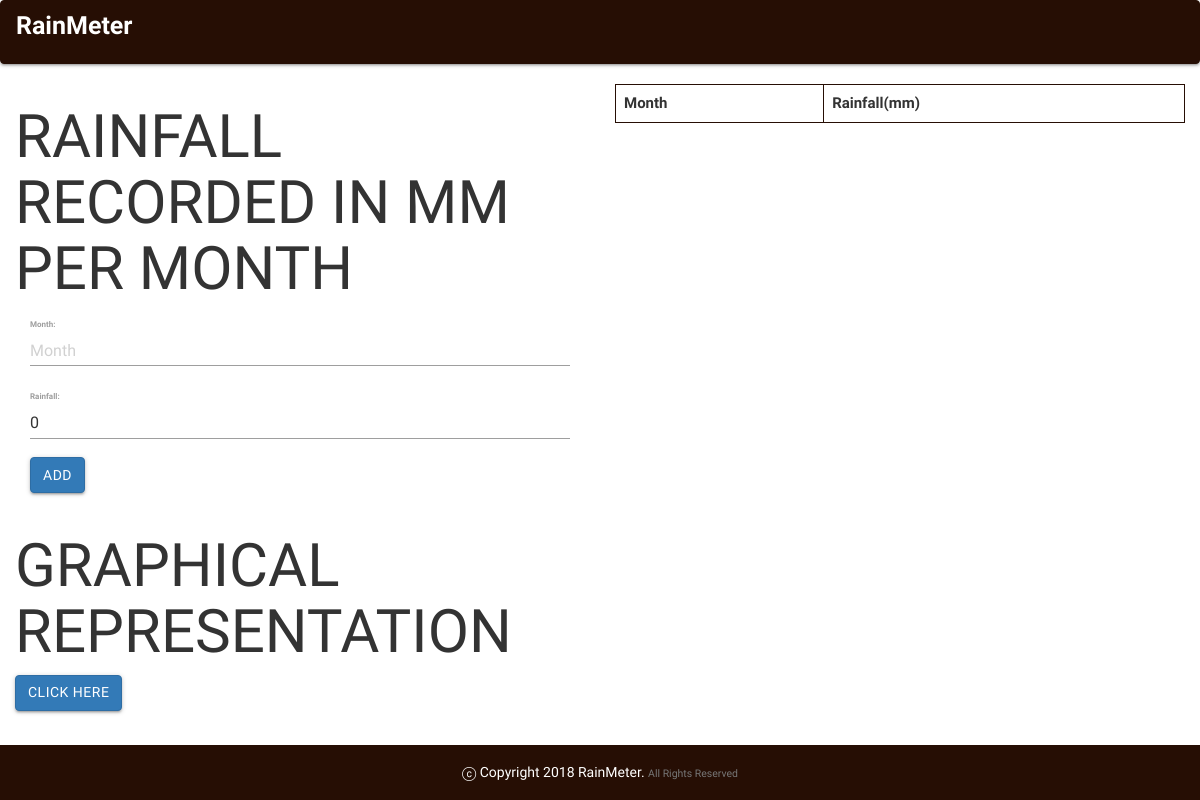
The app's page /, older data.
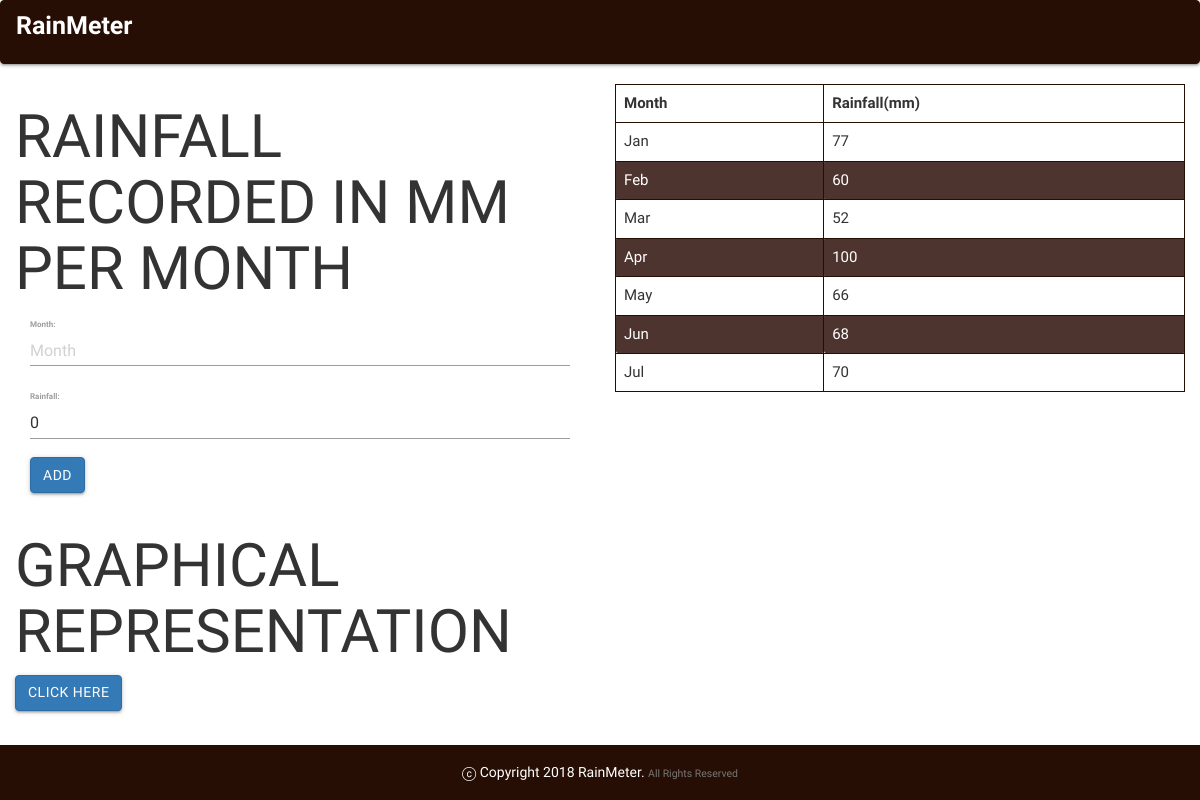
The same page, newer data.
### raindata/models.py (models this page shows, shortened)
class Raindata(models.Model):
    date = models.DateTimeField(auto_now_add=True)
    month = models.CharField(max_length=20, unique=True)
    rainfall = models.IntegerField(default=0) #rainfall in MM

### raindata/views.py (the view)
# urls.py: path('',views.index,name='index'),
def index(request):
    data = Raindata.objects.all()
    if request.method == 'POST':
        form = RainForm(request.POST)
        if form.is_valid():
            raindata = form.save(commit=False)
            raindata.save()
            return redirect(index)
    else:
        form = RainForm()
    return render(request,'index.html',{'data':data,'form':form})

### raindata/forms.py
class RainForm(forms.ModelForm):
    class Meta:
        model = Raindata
        fields = ('__all__')
        widgets = {
            'month':forms.TextInput(attrs={'placeholder': 'Month'})
        }

### raindata/templates/index.html (shortened to what this page needs)
{%extends 'base.html'%}
{%load static%}
{% load chartit %}
{%block content%}
<div class="container-fluid">
  <div class="row">
    <div class="col-md-6">
      <h3 class="header">RAINFALL RECORDED IN MM PER MONTH</h3>
      <div class="container-fluid">
        <form   method="post" enctype="multipart/form-data">
          {{form.as_p}}
          <input type="submit"class="btn btn-primary" name="" value="Add">
        </form>
      </div>
    </div>
    <div class="col-md-6">
      <table id="dts">
        <thead>
        <tr>
          <th>Month</th>
          <th>Rainfall(mm)</th>
        </tr>
      </thead>
      <tbody>
        {%for rain in data%}
        <tr>
          <td>{{rain.month}}</td>
          <td>{{rain.rainfall}}</td>
        </tr>
        {%endfor%}
      </tbody>
      </table>
    </div>
  </div>
</div>
<div class="container-fluid">
  <div class="row">
    <div class="col-sm-6">
      <h3 class="header">GRAPHICAL REPRESENTATION</h3>
      <a class="btn btn-primary" href="{%url 'rainfall_graph' %}">Click Here</a>
    </div>
  </div>
</div>
{%endblock%}

### raindata/templates/base.html (shortened to what this page needs)
{%load bootstrap3%}
{% load static %}
{% load chartit %}
<!DOCTYPE html>
<html lang="en">
<head>
  {%block styles%}
    {%bootstrap_css%}
    <link rel="stylesheet" href="{% static 'css/index.css' %}">
    <link rel="stylesheet" href="https://cdnjs.cloudflare.com/ajax/libs/materialize/1.0.0-beta/css/materialize.min.css">
    <link rel="stylesheet" type="text/css" href="https://cdn.datatables.net/1.10.16/css/jquery.dataTables.css">
  {%endblock%}
</head>
<body>
  {%include 'navbar.html'%}
  {%block content%}{%endblock%}
</body>
</html>

### raindata/templates/navbar.html (shortened to what this page needs)
<!DOCTYPE html>
{% load bootstrap3 %}
{% load static %}
<html lang="en">
<head>
</head>
<body>
<nav id="navbar" class="navbar navbar-default">
  <div class="container-fluid">
    <div class="navbar-header">
      <a class="navbar-brand" href="/"><b>RainMeter</b></a>
    </div>
    <div id="navbar" class="navbar-collapse collapse">
    </div>
  </div>
  <div class="footer">
    <h5>&#9426; Copyright 2018 RainMeter. <small>All Rights Reserved</small></h5>
  </div>
  {%block styles%}
    {%bootstrap_css%}
      <link rel="stylesheet" href="{% static 'css/index.css' %}">
      <link href="https://maxcdn.bootstrapcdn.com/font-awesome/4.7.0/css/font-awesome.min.css" rel="stylesheet">
  {%endblock%}
</nav>
</body>
</html>

### static/css/index.css (style rules this page uses)
.navbar-default { background-color: #260e04 !important; border-color: #260e04 !important; color: #fff !important; }
.navbar-default .navbar-brand { color: #fff; font-family: 'Orbitron', sans-serif; font-size: 25px; }
.footer { position: fixed; right: 0; bottom: 0; left: 0; padding: 1rem; background-color: #260e04; color: #fff; text-align: center; z-index: +1; }
td, th { border: 1px solid #260e04; padding: 8px; }
tr:nth-child(even) { background-color: #4e342e; color: #fff; }
body { font-family: 'Rajdhani', sans-serif; font-size: 15px; }
.header { font-size: 60px; }

Row changes from the older to the newer data that the page shows:
added Raindata: month "Jan", rainfall "77"
added Raindata: month "Feb", rainfall "60"
added Raindata: month "Mar", rainfall "52"
added Raindata: month "Apr", rainfall "100"
added Raindata: month "May", rainfall "66"
added Raindata: month "Jun", rainfall "68"
added Raindata: month "Jul", rainfall "70"
